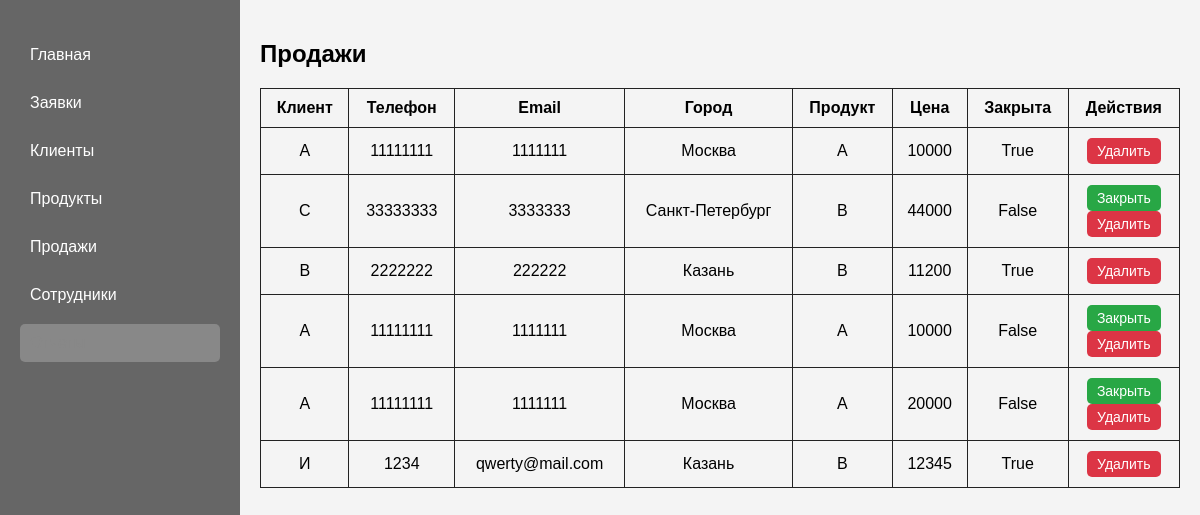
The app's page /sales with its own data.
### crmDjango/models.py (models this page shows)
class Sales(models.Model):
    client = models.ForeignKey(Client, blank=True, on_delete=models.CASCADE)
    product = models.ForeignKey(Product, blank=True, on_delete=models.CASCADE)
    price = models.IntegerField(blank=True, default=0)
    isReady = models.BooleanField(blank=True, default=False)

class Client(models.Model):
    name = models.CharField(blank=True, max_length=20)
    tel = models.CharField(blank=True, max_length=11)
    email = models.CharField(blank=True, max_length=30)
    city = models.CharField(blank=True, max_length=15)

class Product(models.Model):
    name = models.CharField(blank=True, max_length=20)

### crmDjango/views.py (the view, shortened to what this page needs)
# urls.py: path("sales", views.salesView, name="sales"),
def salesView(request):
    sales = Sales.objects.all()
    context = {"sales": sales}
    return render(request, "sales.html", context)

### templates/sales.html (shortened to what this page needs)
<!DOCTYPE html>
{% load static %}
<html lang="ru">
<head>
    <link rel="stylesheet" href="{% static "css/styles.css" %}">
</head>
<body>
    <div class="container">
        <div class="sidebar">
            <ul>
                <li><a href="/">Главная</a></li>
                <li><a href="applications">Заявки</a></li>
                <li><a href="clients">Клиенты</a></li>
                <li><a href="products">Продукты</a></li>
                <li><a href="sales">Продажи</a></li>
                <li><a href="workers">Сотрудники</a></li>
                <li class="inactive"><a href="#" class="disabled">Отчеты</a>
                </li>
            </ul>
        </div>
        <div class="main-content">
            <h2>Продажи</h2>
            <table class="crm-table">
                <thead>
                    <tr>
                        <th>Клиент</th>
                        <th>Телефон</th>
                        <th>Email</th>
                        <th>Город</th>
                        <th>Продукт</th>
                        <th>Цена</th>
                        <th>Закрыта</th>
                        <th>Действия</th>
                    </tr>
                </thead>
                <tbody>
                    {% for sale in sales %}
                        <tr>
                            <td class="centered">{{ sale.client.name }}</td>
                            <td class="centered">{{ sale.client.tel }}</td>
                            <td class="centered">{{ sale.client.email }}</td>
                            <td class="centered">{{ sale.client.city }}</td>
                            <td class="centered">{{ sale.product.name }}</td>
                            <td class="centered">{{ sale.price }}</td>
                            <td class="centered">{{ sale.isReady }}</td>
                            <td class="centered">
                                {% if sale.isReady == False %}
                                <form method="post" action="{% url 'sales' %}">
                                    <button type="submit" name="action" value="close" class="btn btn-success">Закрыть</button>
                                </form>
                                {% endif %}
                                <form method="post" action="{% url 'sales' %}">
                                    <button type="submit" name="action" value="delete" class="btn btn-danger">Удалить</button>
                                </form>
                        </td>
                        </tr>
                    {% endfor %}
                </tbody>
            </table>
        </div>
    </div>
</body>
</html>

### static/css/styles.css (style rules this page uses)
body { margin: 0; font-family: sans-serif; background-color: #f4f4f4; }
.container { display: flex; min-height: 100vh; }
.sidebar { width: 200px; background-color: #666; color: #fff; padding: 20px; }
.sidebar ul { list-style: none; padding: 0; }
.sidebar li { margin-bottom: 10px; position: relative; }
.sidebar a { color: #fff; text-decoration: none; display: block; padding: 10px; border-radius: 5px; }
.sidebar li.inactive a { background-color: #888; cursor: default; color: #888; }
.main-content { flex-grow: 1; padding: 20px; }
.crm-table { width: 100%; border-collapse: collapse; }
.crm-table th, .crm-table td { padding: 10px; border: 1px solid #222; text-align: center; }
.centered { text-align: center; }
.btn { padding: 5px 10px; border-radius: 5px; font-size: 14px; cursor: pointer; }
.btn-success { background-color: #28a745; color: #fff; border: none; }
.btn-danger { background-color: #dc3545; color: #fff; border: none; }
.disabled { color: #888; cursor: default; text-decoration: none; }

### records on screen
Sales: client.name "A", client.tel "11111111", client.email "1111111", client.city "Москва", product.name "A", price "10000", isReady "True"
Sales: client.name "C", client.tel "33333333", client.email "3333333", client.city "Санкт-Петербург", product.name "B", price "44000", isReady "False"
Sales: client.name "B", client.tel "2222222", client.email "222222", client.city "Казань", product.name "B", price "11200", isReady "True"
Sales: client.name "A", client.tel "11111111", client.email "1111111", client.city "Москва", product.name "A", price "10000", isReady "False"
Sales: client.name "A", client.tel "11111111", client.email "1111111", client.city "Москва", product.name "A", price "20000", isReady "False"
Sales: client.name "И", client.tel "1234", client.email "qwerty@mail.com", client.city "Казань", product.name "B", price "12345", isReady "True"
